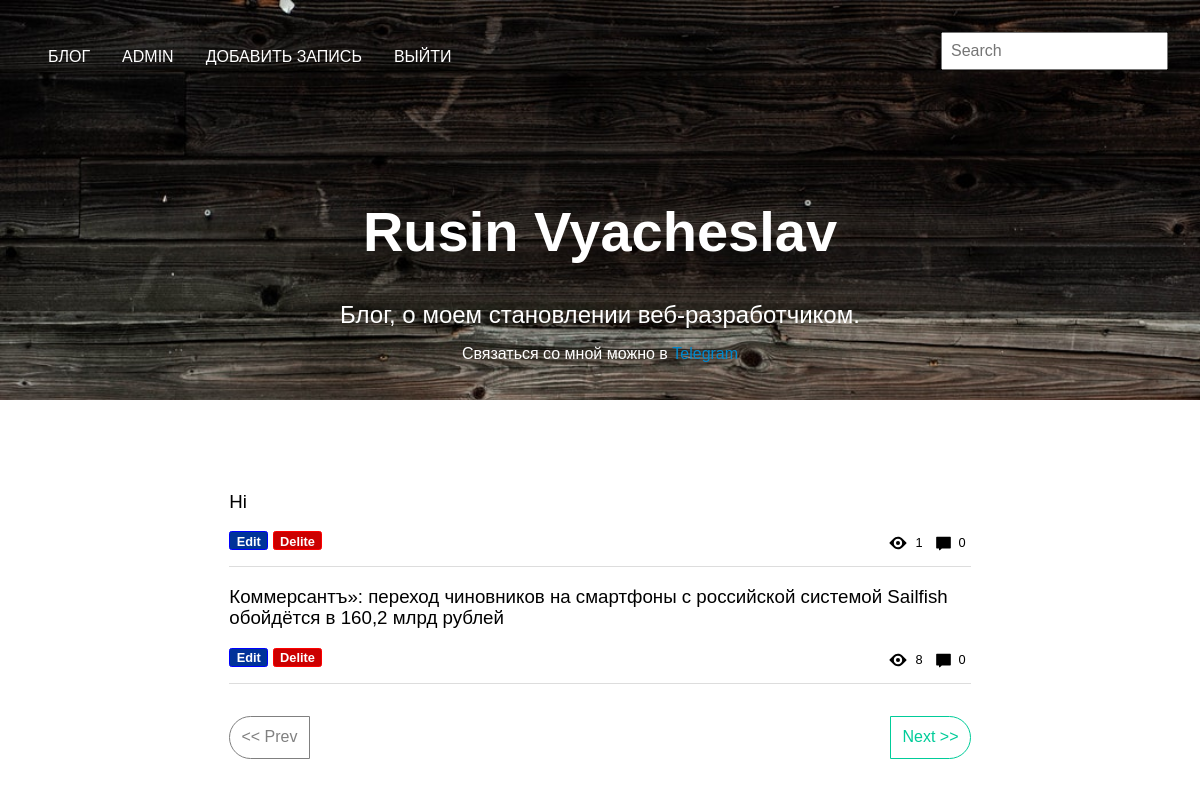
Page /admin (signed in) on the earlier database version.
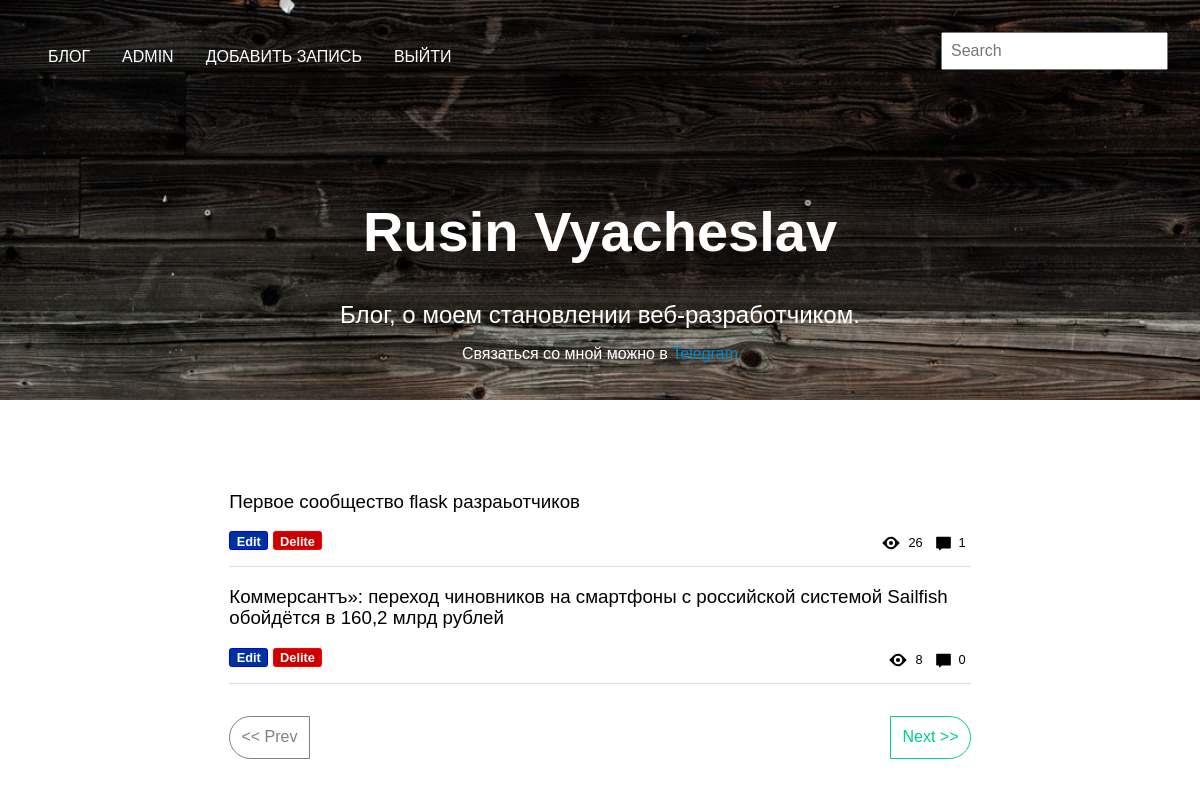
Same page on the later database version.
### app/models.py (models this page shows)
class Post(db.Model):
	id = db.Column(db.Integer, primary_key=True)
	header = db.Column(db.String(128), index=True)
	text = db.Column(db.String(512))
	date = db.Column(db.DateTime(), default=datetime.utcnow)
	user_id = db.Column(db.Integer, db.ForeignKey('user.id'))
	comment_id = db.relationship('Comment', backref='post', lazy=True)
	add_comment = db.Column(db.Boolean)
	views = db.Column(db.Integer(), default=0)

### app/views.py (the view)
@app.route('/admin', methods=['GET'])
@login_required
def admin():
	page = request.args.get('page', 1, type=int)
	posts = Post.query.order_by(Post.date.desc()).paginate(page, app.config['ADMIN_PER_PAGE'], error_out=False)
	comment_count = Comment.query.filter(Comment.post_id==Post.id).count()
	return render_template('admin.html', posts=posts, com_ct=comment_count)

### app/models.py (called while the page is built)
@login.user_loader
def load_user(id):
	return User.query.get(int(id))

### app/views.py (called while the page is built)
@app.context_processor
def utility_processor():
    def comment_ct(id):
        return Comment.query.filter(Comment.post_id==id).count()
    return dict(comment_ct=comment_ct)

### app/templates/admin.html
{% extends 'base.html' %}
{% block header %}
  {% include '_header.html' %}
{% endblock %}
{% block content %}
  <section class='main'>
      <div class='post' id='post'>
        {% for post in posts.items %}
        <h3 class='post__header'>
          <a style='color: black;' href="{{ url_for('post', id=post.id, _anchor='post') }}">{{ post.header }} </a>
        </h3>
          <div class='dop_func admin_line'>
          <a class='edit_btn' href="{{ url_for('edit_post', id=post.id, _anchor='edit_post') }}">Edit</a>
          <a class='del_btn' href="{{ url_for('delite', id=post.id) }}">Delite</a>
          <div class='com_views'>
            <img class='views' src="{{ url_for('static', filename='images/fi-eye.svg') }}">
            <span class='views_text'>{{ post.views }}</span>
            <img class='com' src="{{ url_for('static', filename='images/fi-comment.svg') }}">
            <span class='com_text'><a style='color:black;' href="{{ url_for('post', id=post.id, _anchor='comment-text') }}">{{ comment_ct(post.id) }}</a></span>
          </div>
        </div>
      {% endfor %}
      {% if posts.has_prev %}
		  <a style='color:#00cc99;' class='paginate left' href="{{ url_for('admin', page=posts.prev_num, _anchor='post') }}">&lt;&lt; Prev</a>
		{% else %}
		  <span class='disable left'>&lt;&lt; Prev</span>
		{% endif %}
		{% if posts.has_next %}
		  <a style='color:#00cc99;' class='paginate right' href="{{ url_for('admin', page=posts.next_num, _anchor='post') }}">Next &gt;&gt;</a>
		{% else %}
		  <span class='disable right'>Next &gt;&gt;</span>
		{% endif %}
      </div>
    </section>
{% endblock %}

Differences in the rows shown:
changed Post: header "Hi" → "Первое сообщество flask разраьотчиков"; views "1" → "26"; add_comment "0" → "1"
